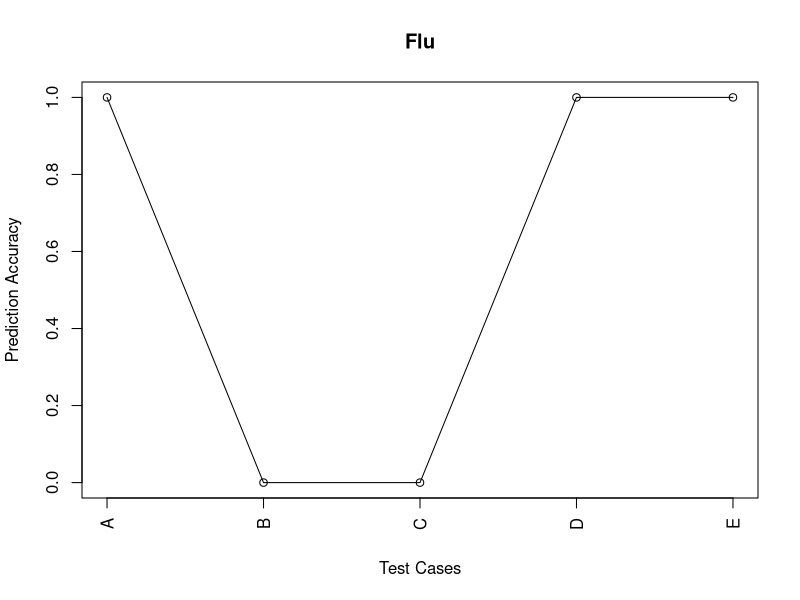

The R script that drew this image:
Randforestfunction=function(symp1,symp2,symp3,symp4)
{

library(e1071)
library(caret)
library(randomForest)
library(sqldf)
setwd("F:/FYP")
data<-read.csv("DS1.csv")
training_data=data


rfmodel=randomForest(Disease~.,data=training_data,ntree=500,mtry=15,importance=TRUE)
testing_data1=data[79,1:348]

q=sprintf("SET [%s]='Yes',[%s]='Yes',[%s]='Yes',[%s]='Yes'",symp1,symp2,symp3,symp4)
df=sqldf(c(paste("UPDATE testing_data1",q),"SELECT * FROM testing_data1"))
df1=as.data.frame(df)
#View(df1)

testing_data=df1
testing_data$predict.rf2=predict(rfmodel,testing_data,type="response")
#testing_data$predict.rf2
#rfmodel

result=testing_data$predict.rf2
result=data.frame(result)
#result
medicine=read.csv("medicine.csv")
med=sqldf(c(paste("select Medication from medicine name where rownum==",result)))
herb=sqldf(c(paste("select Herb from medicine name where rownum==",result)))

result
med
herb
}

v<-c(1,0,0,1,1)
s<-c('A','B','C','D','E')
plot(v,type = "o", xlab = "Test Cases", ylab = "Prediction Accuracy",main = "Flu",axes = FALSE)
axis(2)
axis(1,at=seq_along(v),labels=as.character(s),las=2)
box()
